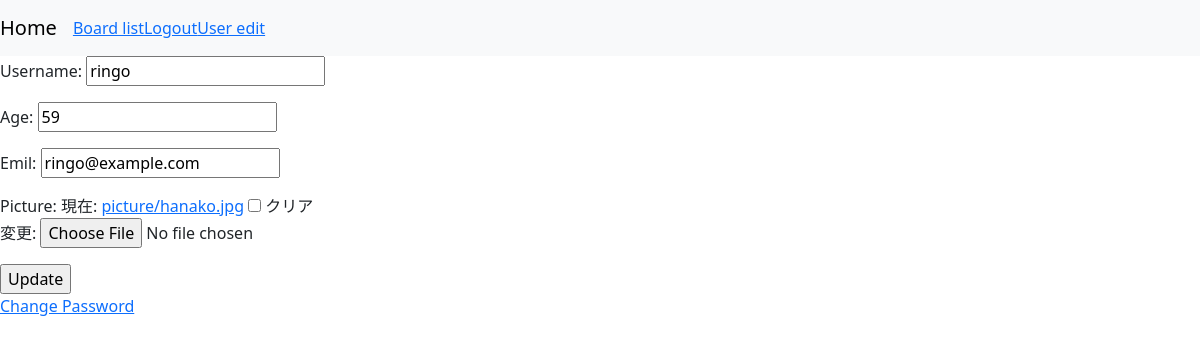
/accounts/user_edit/ (signed in), run on the app's committed database.
### accounts/models.py (models this page shows)
class Users(AbstractBaseUser, PermissionsMixin):
    username = models.CharField(max_length=255)
    age = models.PositiveIntegerField()
    email = models.EmailField(max_length=25, unique=True)
    is_active = models.BooleanField(default=False)
    is_staff = models.BooleanField(default=False)
    picture = models.FileField(null=True, upload_to="picture/")
    objects = UserManager()
    USERNAME_FIELD = "email"
    REQUIRED_FIELDS = ["username"]
    class Meta:
        db_table = 'users'

### accounts/views.py (the view)
# urls.py: path("user_edit/", views.user_edit, name="user_edit"),
@login_required
def user_edit(request):
    user_edit_form = forms.UserEditForm(request.POST or None, request.FILES or None, instance=request.user)
    if user_edit_form.is_valid():
        messages.success(request, "Updated user")
        user_edit_form.save()
    return render(request, "accounts/user_edit.html",
                  context={
                      "user_edit_form": user_edit_form,
                  })

### accounts/forms.py
class UserEditForm(forms.ModelForm):
    username = forms.CharField(label="Username:")
    age = forms.IntegerField(label="Age:", min_value=0)
    email = forms.EmailField(label="Emil:")
    picture = forms.FileField(label="Picture:", required=False)
    class Meta():
        model = Users
        fields = ("username", "age", "email", "picture")

### templates/accounts/user_edit.html (shortened to what this page needs)
{% extends 'base.html' %}
{% block content %}
<form action="" method="POST" enctype="multipart/form-data">
    {{ user_edit_form.as_p }}
    <input type="submit" value="Update">
</form>
<a href="{% url 'accounts:change_password' %}">Change Password</a>
{% endblock  %}

### data on the page
Users: username "ringo", age "59", email "ringo@example.com"
